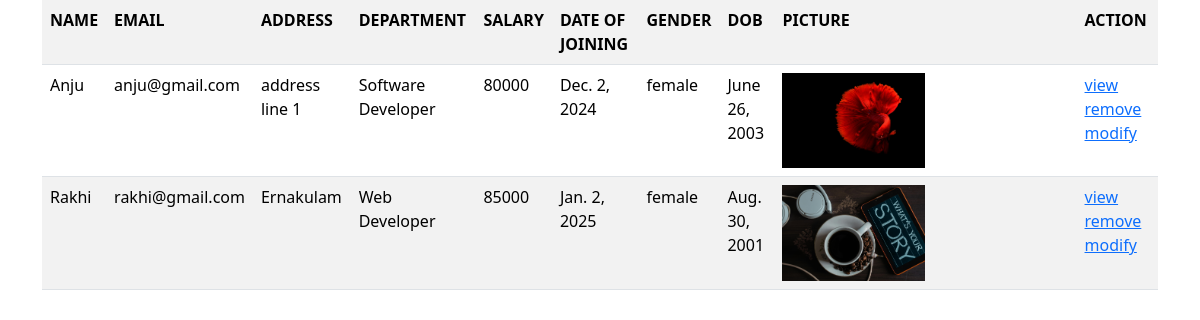
The page /employee/all/ on the database as committed earlier.
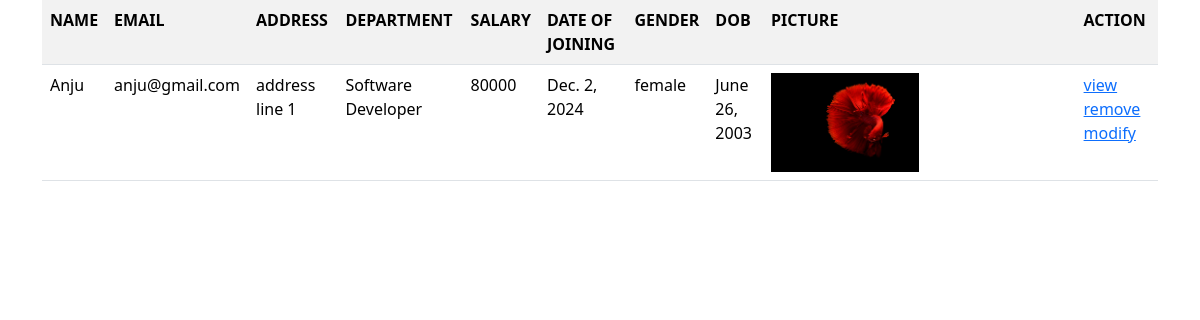
The same page on the database as committed later.
### emp_app/models.py (models this page shows, shortened)
class Employee(models.Model):
    name = models.CharField(max_length=50)
    email = models.EmailField(unique=True)
    address = models.TextField()
    department = models.CharField(max_length=100)
    salary = models.PositiveIntegerField()
    date_of_join = models.DateField()
    GENDER_OPTIONS = (
        ('male','male'),
        ('female',('female')),
    )
    gender = models.CharField(max_length=50,choices=GENDER_OPTIONS,default="male")
    dob = models.DateField()
    picture = models.ImageField(upload_to="emp_images",null=True,blank=True)

### emp_app/views.py (the view)
# urls.py: path('employee/all/',views.EmployeeListView.as_view(),name="employee-list"),
class EmployeeListView(View):
    template_name = "emp_list.html"
    def get(self,request,*args,**kwargs):
        qs = Employee.objects.all()
        return render(request,self.template_name,{"data":qs})

### emp_app/templates/emp_list.html (shortened to what this page needs)
<!DOCTYPE html>
<html lang="en">
<head>
    <link href="https://cdn.jsdelivr.net/npm/bootstrap@5.3.3/dist/css/bootstrap.min.css" rel="stylesheet">
</head>
<body>
    <div class="container">
        <table class="table table-striped">
            <tr>
                <th>NAME</th>
                <th>EMAIL</th>
                <th>ADDRESS</th>
                <th>DEPARTMENT</th>
                <th>SALARY</th>
                <th>DATE OF JOINING</th>
                <th>GENDER</th>
                <th>DOB</th>
                <th>PICTURE</th>
                <th>ACTION</th>
            </tr>
            {%for e in data%}
            <tr>
                <td> {{e.name}}</td>
                <td>{{e.email}}</td>
                <td>{{e.address}}</td>
                <td>{{e.department}}</td>
                <td>{{e.salary}}</td>
                <td>{{e.date_of_join}}</td>
                <td>{{e.gender}}</td>
                <td>{{e.dob}}</td>
                <td>
                    {%if e.picture%}
                    <img src="{{e.picture.url}}" alt="Picture of {{e.name}}" class="w-50 h-50">
                    {%endif%}
                </td>
                <td>
                    <a href="{%url 'employee-detail' e.id%}">view</a>
                    <a href="{%url 'employee-remove' e.id%}">remove</a>
                    <a href="{%url 'employee-update' e.id%}">modify</a>
                </td>
            </tr>
            {%endfor%}
        </table>
    </div>
</body>
</html>

Rows that differ between the two databases and show on the page:
removed Employee: name "Rakhi", email "rakhi@gmail.com", address "Ernakulam", department "Web Developer", salary "85000", date_of_join "Jan. 2, 2025", gender "female", dob "Aug. 30, 2001", picture (picture)
